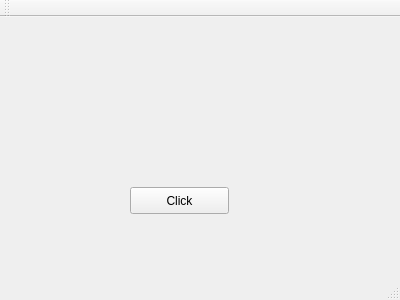
<?xml version="1.0" encoding="UTF-8"?>
<ui version="4.0">
 <class>MainWindow</class>
 <widget class="QMainWindow" name="MainWindow">
  <property name="geometry">
   <rect>
    <x>0</x>
    <y>0</y>
    <width>400</width>
    <height>300</height>
   </rect>
  </property>
  <property name="windowTitle">
   <string>MainWindow</string>
  </property>
  <widget class="QWidget" name="centralWidget">
   <widget class="QPushButton" name="pushButton">
    <property name="geometry">
     <rect>
      <x>130</x>
      <y>170</y>
      <width>99</width>
      <height>27</height>
     </rect>
    </property>
    <property name="text">
     <string>Click</string>
    </property>
   </widget>
  </widget>
  <widget class="QMenuBar" name="menuBar">
   <property name="geometry">
    <rect>
     <x>0</x>
     <y>0</y>
     <width>400</width>
     <height>25</height>
    </rect>
   </property>
  </widget>
  <widget class="QToolBar" name="mainToolBar">
   <attribute name="toolBarArea">
    <enum>TopToolBarArea</enum>
   </attribute>
   <attribute name="toolBarBreak">
    <bool>false</bool>
   </attribute>
  </widget>
  <widget class="QStatusBar" name="statusBar"/>
 </widget>
 <layoutdefault spacing="6" margin="11"/>
 <resources/>
 <connections/>
</ui>
